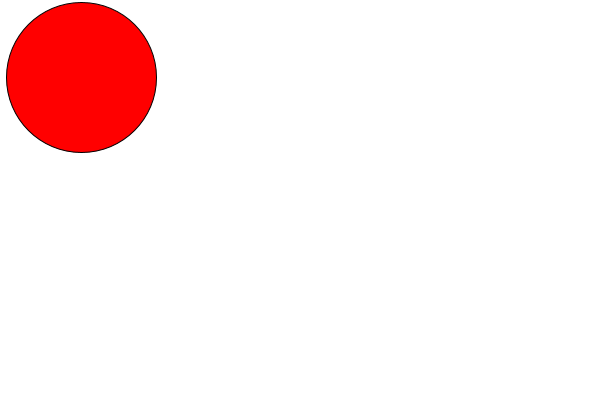
Frame 1 (no input)
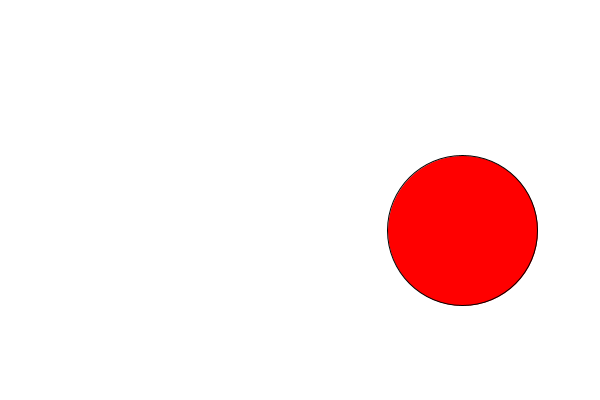
Frame 60 (the mouse pressed at the canvas centre just before this capture)
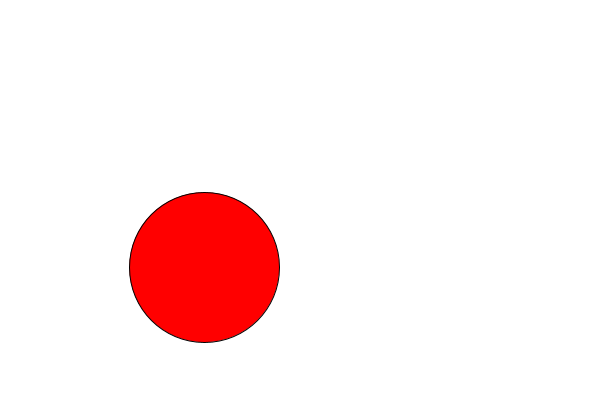
Frame 120 (the mouse held since frame 60 and released just before this capture)

The Processing sketch that drew these frames (run headless with seeded random() and noise(); from frame 60 on, the mouse is pressed at the canvas centre):

// Processing sketch: processing_33718
// ── processing_33718.pde


float ball_w=150;
float ball_x=ball_w/2;
float ball_y=ball_w/2;

float xspeed = random(10);
float yspeed = random(10);
 
void setup () {
  size (600,400);
}
  
  
void draw() {

moveBall(); //modify the circle’s position.

checkEdgeOfScreen(); //check to see if the circle needs to bounce off the edge.
fill(255,0,0);
ellipse(ball_x, ball_y, ball_w, ball_w);

}


void moveBall() {
  
  background(255); 
  ball_x = ball_x + xspeed;
  ball_y = ball_y + yspeed; 
}


void checkEdgeOfScreen() {
  
  if (ball_x > width-ball_w/2) {
    xspeed = xspeed * -1;
   
  }
  else if (ball_x < ball_w/2) {
    xspeed = xspeed * -1;
      
  }
        if (ball_y >height-ball_w/2) {
        yspeed= yspeed *-1;
     
        }
        else if (ball_y < ball_w/2) {
        yspeed=yspeed * -1;
        }

}

   
    
